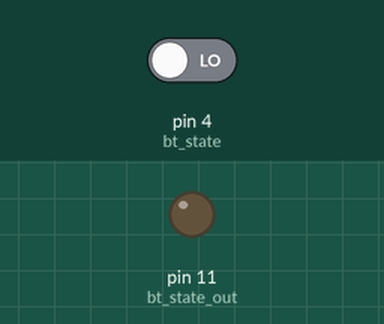
This sketch was run on a simulated Arduino Uno, built with avr-gcc and run on an emulated ATmega328P. Parts: output pins drawn as LEDs (lit = HIGH). The inputs (shaded band) are chosen by the test bench; at power-on: pin 4 (bt_state) LOW.

Above: at 1.2 s.
1.3 s: pin 4 (bt_state) driven HIGH
At 1.7 s:
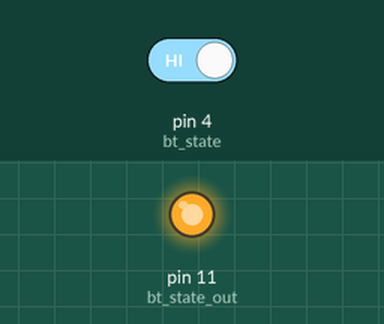
2.8 s: pin 4 (bt_state) driven LOW
At 4.1 s:
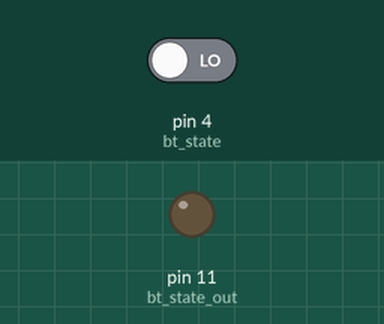
Timing chart, 0 to 5.8 s (numbered marks = the images above; inputs shaded):
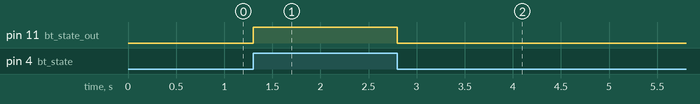

Measured:
- after the input at 1.3 s, pin 11 (bt_state_out): LOW → HIGH at once
- after the input at 2.8 s, pin 11 (bt_state_out): HIGH → LOW at once

The sketch:

slave.ino
```cpp
#include <SoftwareSerial.h>
#define rxPin 2
#define txPin 3
char input;
const int sensor_id = 10;
const int bt_state = 4;
const int bt_state_out=11;
const int analogSensorPin = A0;
const int analogBatPin = A1;
const int charge_pin = 5;
const int warming_time = 20000;
int charge_percentage;
bool warming=true;
unsigned long warming_start;

SoftwareSerial mySerial =  SoftwareSerial(rxPin, txPin);

void setup() {
  pinMode(bt_state,INPUT);
  pinMode(bt_state_out,OUTPUT);

  Serial.begin(9600);
  pinMode(rxPin, INPUT);
  pinMode(charge_pin, INPUT);
  pinMode(txPin, OUTPUT);
  mySerial.begin(9600);

}

void loop() {
  if(digitalRead(bt_state)){
    digitalWrite(bt_state_out,HIGH);
    if(warming==true){warming_start=millis();warming=false;}
    if (mySerial.available() > 0) {
      input = mySerial.read();
      switch(input){

        case 's':
        if(millis()-warming_start>warming_time){mySerial.println(analogRead(analogSensorPin));}
        else{mySerial.println('w');}
        break;

        case 'b':
        charge_percentage = constrain((107.526*(5.0*float(analogRead(analogBatPin))/1024.0)-351),0,100);
        mySerial.println(charge_percentage);
        break;

        case 'c':
        if(digitalRead(charge_pin)){mySerial.println(1);}else{mySerial.println(0);}
        break;

        case 'i':
        mySerial.println(sensor_id);
        break;
        }
       }
    }

  else{digitalWrite(bt_state_out,LOW);  warming=true;}


}
```
